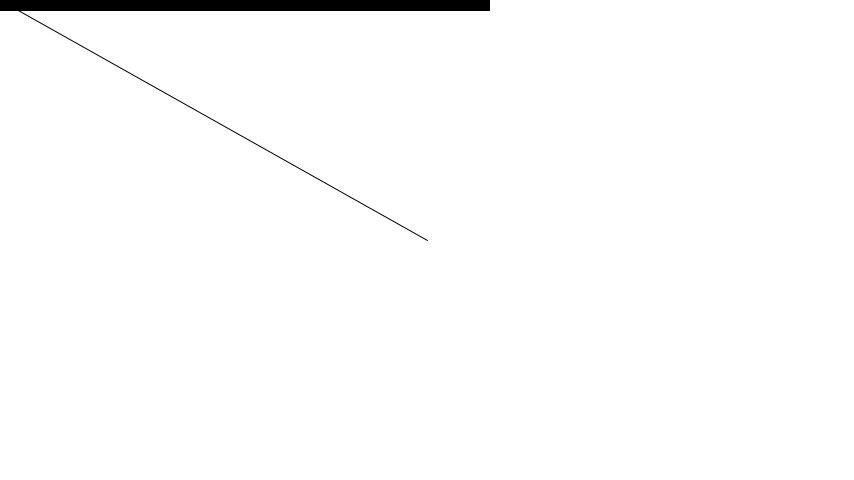
Frame 1 (no input)
Frame 60 (the mouse pressed at the canvas centre just before this capture): identical to frame 1, image omitted
Frame 120 (the mouse held since frame 60 and released just before this capture): blank canvas, image omitted

The Processing sketch that drew this single still picture (run headless with seeded random() and noise(); from frame 60 on, the mouse is pressed at the canvas centre):

// Processing sketch: vectorLine_160614a
// ── vectorLine_160614a.pde
void setup(){
  size(854 , 480);
  smooth();
}

void draw(){
  background(255);
  
  PVector mouse = new PVector(mouseX , mouseY);
  PVector center = new PVector(width / 2 , height / 2);
  
  mouse.sub(center);
  //mouse.normalize();
  //mouse.mult(150);
  
  fill(0);
  rect(0 , 0 , mouse.mag() , 10);
  
  //translate(center.x , center.y);
  
  line(width / 2 , height / 2 , width / 2 + mouse.x , height / 2 + mouse.y);
}
